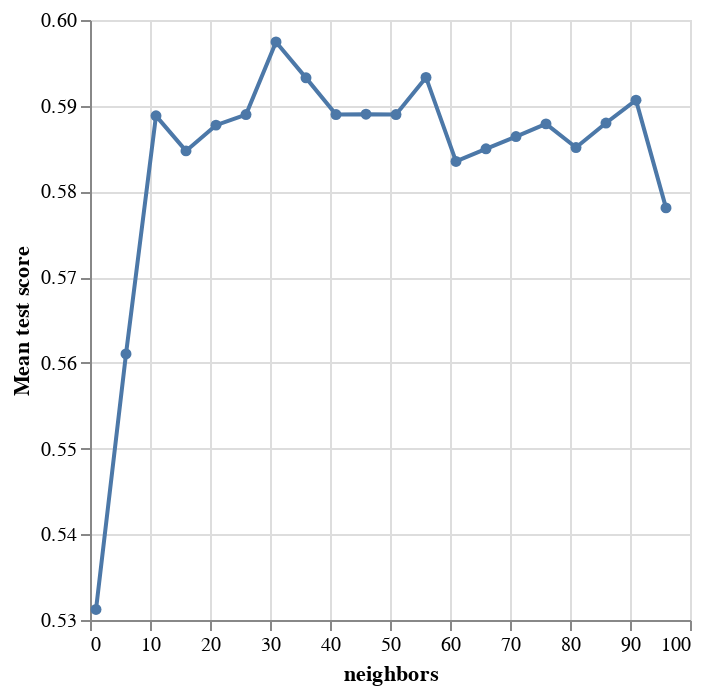

Notebook code for this chart:
### Code cell
accuracy_versus_k_grid = alt.Chart(accuracies_grid).mark_line(point=True).encode(
    x=alt.X("param_kneighborsclassifier__n_neighbors")
        .title("neighbors")
        .scale(zero=False),
    y=alt.Y("mean_test_score")
        .title("Mean test score")
        .scale(zero=False)
)
accuracy_versus_k_grid

### Figure 1 — Vega-Lite specification as saved in the notebook (floating-point values rounded to 4 significant figures)
{"config": {"view": {"continuousWidth": 300, "continuousHeight": 300}}, "data": {"name": "data-54b0bf3d2da48a936c0f36c823b1ece5"}, "mark": {"type": "line", "point": true}, "encoding": {"x": {"field": "param_kneighborsclassifier__n_neighbors", "scale": {"zero": false}, "title": "neighbors", "type": "quantitative"}, "y": {"field": "mean_test_score", "scale": {"zero": false}, "title": "Mean test score", "type": "quantitative"}}, "$schema": "https://vega.github.io/schema/vega-lite/v5.16.3.json", "datasets": {"data-54b0bf3d2da48a936c0f36c823b1ece5": [{"mean_fit_time": 0.01111, "std_fit_time": 0.0152, "mean_score_time": 0.005623, "std_score_time": 0.0003974, "param_kneighborsclassifier__n_neighbors": 1, "params": {"kneighborsclassifier__n_neighbors": 1}, "split0_test_score": 0.5172, "split1_test_score": 0.4828, "split2_test_score": 0.6552, "split3_test_score": 0.5862, "split4_test_score": 0.5862, "split5_test_score": 0.5172, "split6_test_score": 0.5172, "split7_test_score": 0.4828, "split8_test_score": 0.5517, "split9_test_score": 0.5862, "split10_test_score": 0.5172, "split11_test_score": 0.6897, "split12_test_score": 0.6897, "split13_test_score": 0.4483, "split14_test_score": 0.5517, "split15_test_score": 0.4828, "split16_test_score": 0.6207, "split17_test_score": 0.6552, "split18_test_score": 0.5714, "split19_test_score": 0.4643, "split20_test_score": 0.4643, "split21_test_score": 0.4286, "split22_test_score": 0.4286, "split23_test_score": 0.4286, "split24_test_score": 0.3571, "mean_test_score": 0.5312, "std_test_score": 0.08627, "rank_test_score": 20}, {"mean_fit_time": 0.007479, "std_fit_time": 0.0006399, "mean_score_time": 0.005804, "std_score_time": 0.0005556, "param_kneighborsclassifier__n_neighbors": 6, "params": {"kneighborsclassifier__n_neighbors": 6}, "split0_test_score": 0.6207, "split1_test_score": 0.6552, "split2_test_score": 0.5862, "split3_test_score": 0.5517, "split4_test_score": 0.6552, "split5_test_score": 0.5172, "split6_test_score": 0.4828, "split7_test_score": 0.5172, "split8_test_score": 0.6207, "split9_test_score": 0.6207, "split10_test_score": 0.4483, "split11_test_score": 0.5517, "split12_test_score": 0.7241, "split13_test_score": 0.4828, "split14_test_score": 0.5862, "split15_test_score": 0.5862, "split16_test_score": 0.5517, "split17_test_score": 0.5172, "split18_test_score": 0.6786, "split19_test_score": 0.5357, "split20_test_score": 0.6429, "split21_test_score": 0.5357, "split22_test_score": 0.5, "split23_test_score": 0.4643, "split24_test_score": 0.3929, "mean_test_score": 0.561, "std_test_score": 0.07773, "rank_test_score": 19}, {"mean_fit_time": 0.008555, "std_fit_time": 0.0008631, "mean_score_time": 0.006676, "std_score_time": 0.0006703, "param_kneighborsclassifier__n_neighbors": 11, "params": {"kneighborsclassifier__n_neighbors": 11}, "split0_test_score": 0.5517, "split1_test_score": 0.7586, "split2_test_score": 0.5517, "split3_test_score": 0.5517, "split4_test_score": 0.6897, "split5_test_score": 0.5517, "split6_test_score": 0.4138, "split7_test_score": 0.7586, "split8_test_score": 0.5862, "split9_test_score": 0.7241, "split10_test_score": 0.4828, "split11_test_score": 0.6207, "split12_test_score": 0.7586, "split13_test_score": 0.5517, "split14_test_score": 0.5172, "split15_test_score": 0.5862, "split16_test_score": 0.4828, "split17_test_score": 0.6897, "split18_test_score": 0.6071, "split19_test_score": 0.6071, "split20_test_score": 0.6071, "split21_test_score": 0.5357, "split22_test_score": 0.5714, "split23_test_score": 0.4286, "split24_test_score": 0.5357, "mean_test_score": 0.5888, "std_test_score": 0.09464, "rank_test_score": 9}, {"mean_fit_time": 0.009041, "std_fit_time": 0.0002623, "mean_score_time": 0.007087, "std_score_time": 0.0001245, "param_kneighborsclassifier__n_neighbors": 16, "params": {"kneighborsclassifier__n_neighbors": 16}, "split0_test_score": 0.6552, "split1_test_score": 0.6207, "split2_test_score": 0.6207, "split3_test_score": 0.5862, "split4_test_score": 0.6552, "split5_test_score": 0.5172, "split6_test_score": 0.5172, "split7_test_score": 0.6897, "split8_test_score": 0.5517, "split9_test_score": 0.6552, "split10_test_score": 0.4828, "split11_test_score": 0.6897, "split12_test_score": 0.6552, "split13_test_score": 0.5517, "split14_test_score": 0.5172, "split15_test_score": 0.5517, "split16_test_score": 0.5517, "split17_test_score": 0.6207, "split18_test_score": 0.5714, "split19_test_score": 0.5714, "split20_test_score": 0.6786, "split21_test_score": 0.5, "split22_test_score": 0.5714, "split23_test_score": 0.4643, "split24_test_score": 0.5714, "mean_test_score": 0.5847, "std_test_score": 0.06492, "rank_test_score": 16}, {"mean_fit_time": 0.01373, "std_fit_time": 0.01418, "mean_score_time": 0.006593, "std_score_time": 0.0006014, "param_kneighborsclassifier__n_neighbors": 21, "params": {"kneighborsclassifier__n_neighbors": 21}, "split0_test_score": 0.6897, "split1_test_score": 0.6207, "split2_test_score": 0.6552, "split3_test_score": 0.6207, "split4_test_score": 0.7241, "split5_test_score": 0.5517, "split6_test_score": 0.4828, "split7_test_score": 0.6897, "split8_test_score": 0.5517, "split9_test_score": 0.6207, "split10_test_score": 0.3793, "split11_test_score": 0.5172, "split12_test_score": 0.6552, "split13_test_score": 0.5517, "split14_test_score": 0.5862, "split15_test_score": 0.5862, "split16_test_score": 0.5517, "split17_test_score": 0.5517, "split18_test_score": 0.6429, "split19_test_score": 0.5714, "split20_test_score": 0.6071, "split21_test_score": 0.5357, "split22_test_score": 0.5357, "split23_test_score": 0.5714, "split24_test_score": 0.6429, "mean_test_score": 0.5877, "std_test_score": 0.07213, "rank_test_score": 12}, {"mean_fit_time": 0.01109, "std_fit_time": 0.009204, "mean_score_time": 0.01001, "std_score_time": 0.009877, "param_kneighborsclassifier__n_neighbors": 26, "params": {"kneighborsclassifier__n_neighbors": 26}, "split0_test_score": 0.5517, "split1_test_score": 0.5862, "split2_test_score": 0.6207, "split3_test_score": 0.6207, "split4_test_score": 0.7241, "split5_test_score": 0.5862, "split6_test_score": 0.4828, "split7_test_score": 0.7586, "split8_test_score": 0.6207, "split9_test_score": 0.6207, "split10_test_score": 0.5172, "split11_test_score": 0.5862, "split12_test_score": 0.6897, "split13_test_score": 0.5517, "split14_test_score": 0.5172, "split15_test_score": 0.6207, "split16_test_score": 0.5172, "split17_test_score": 0.5517, "split18_test_score": 0.5714, "split19_test_score": 0.6071, "split20_test_score": 0.6071, "split21_test_score": 0.5357, "split22_test_score": 0.5357, "split23_test_score": 0.5714, "split24_test_score": 0.5714, "mean_test_score": 0.589, "std_test_score": 0.06336, "rank_test_score": 6}, {"mean_fit_time": 0.009731, "std_fit_time": 0.003026, "mean_score_time": 0.007238, "std_score_time": 0.0008123, "param_kneighborsclassifier__n_neighbors": 31, "params": {"kneighborsclassifier__n_neighbors": 31}, "split0_test_score": 0.5862, "split1_test_score": 0.6552, "split2_test_score": 0.6207, "split3_test_score": 0.5862, "split4_test_score": 0.7241, "split5_test_score": 0.6207, "split6_test_score": 0.5172, "split7_test_score": 0.6897, "split8_test_score": 0.6897, "split9_test_score": 0.6207, "split10_test_score": 0.4483, "split11_test_score": 0.6207, "split12_test_score": 0.6552, "split13_test_score": 0.5517, "split14_test_score": 0.5517, "split15_test_score": 0.5862, "split16_test_score": 0.5517, "split17_test_score": 0.5172, "split18_test_score": 0.6071, "split19_test_score": 0.6429, "split20_test_score": 0.6429, "split21_test_score": 0.5714, "split22_test_score": 0.5, "split23_test_score": 0.6786, "split24_test_score": 0.5, "mean_test_score": 0.5974, "std_test_score": 0.06756, "rank_test_score": 1}, {"mean_fit_time": 0.007846, "std_fit_time": 0.0009459, "mean_score_time": 0.006385, "std_score_time": 0.0007994, "param_kneighborsclassifier__n_neighbors": 36, "params": {"kneighborsclassifier__n_neighbors": 36}, "split0_test_score": 0.5517, "split1_test_score": 0.6207, "split2_test_score": 0.5862, "split3_test_score": 0.5517, "split4_test_score": 0.6897, "split5_test_score": 0.5517, "split6_test_score": 0.5517, "split7_test_score": 0.6897, "split8_test_score": 0.6552, "split9_test_score": 0.6207, "split10_test_score": 0.4483, "split11_test_score": 0.5862, "split12_test_score": 0.6897, "split13_test_score": 0.6207, "split14_test_score": 0.5862, "split15_test_score": 0.5862, "split16_test_score": 0.5517, "split17_test_score": 0.5862, "split18_test_score": 0.5714, "split19_test_score": 0.6071, "split20_test_score": 0.6071, "split21_test_score": 0.5714, "split22_test_score": 0.4643, "split23_test_score": 0.75, "split24_test_score": 0.5357, "mean_test_score": 0.5933, "std_test_score": 0.06625, "rank_test_score": 3}, {"mean_fit_time": 0.007985, "std_fit_time": 0.001131, "mean_score_time": 0.006291, "std_score_time": 0.0008367, "param_kneighborsclassifier__n_neighbors": 41, "params": {"kneighborsclassifier__n_neighbors": 41}, "split0_test_score": 0.5862, "split1_test_score": 0.6207, "split2_test_score": 0.5862, "split3_test_score": 0.5862, "split4_test_score": 0.6897, "split5_test_score": 0.5517, "split6_test_score": 0.5517, "split7_test_score": 0.6552, "split8_test_score": 0.6552, "split9_test_score": 0.6207, "split10_test_score": 0.4828, "split11_test_score": 0.5862, "split12_test_score": 0.6897, "split13_test_score": 0.6207, "split14_test_score": 0.5862, "split15_test_score": 0.5862, "split16_test_score": 0.5517, "split17_test_score": 0.5172, "split18_test_score": 0.5, "split19_test_score": 0.6071, "split20_test_score": 0.6071, "split21_test_score": 0.5714, "split22_test_score": 0.5, "split23_test_score": 0.7143, "split24_test_score": 0.5, "mean_test_score": 0.589, "std_test_score": 0.06103, "rank_test_score": 6}, {"mean_fit_time": 0.007723, "std_fit_time": 0.0007506, "mean_score_time": 0.006151, "std_score_time": 0.0006432, "param_kneighborsclassifier__n_neighbors": 46, "params": {"kneighborsclassifier__n_neighbors": 46}, "split0_test_score": 0.5862, "split1_test_score": 0.6552, "split2_test_score": 0.5517, "split3_test_score": 0.5862, "split4_test_score": 0.6897, "split5_test_score": 0.5517, "split6_test_score": 0.5172, "split7_test_score": 0.6897, "split8_test_score": 0.6207, "split9_test_score": 0.6207, "split10_test_score": 0.4483, "split11_test_score": 0.5862, "split12_test_score": 0.7241, "split13_test_score": 0.6207, "split14_test_score": 0.5862, "split15_test_score": 0.5862, "split16_test_score": 0.5172, "split17_test_score": 0.5517, "split18_test_score": 0.5, "split19_test_score": 0.6071, "split20_test_score": 0.6071, "split21_test_score": 0.5714, "split22_test_score": 0.5357, "split23_test_score": 0.7143, "split24_test_score": 0.5, "mean_test_score": 0.589, "std_test_score": 0.06799, "rank_test_score": 5}, {"mean_fit_time": 0.007696, "std_fit_time": 0.0008487, "mean_score_time": 0.006438, "std_score_time": 0.0008674, "param_kneighborsclassifier__n_neighbors": 51, "params": {"kneighborsclassifier__n_neighbors": 51}, "split0_test_score": 0.5862, "split1_test_score": 0.5862, "split2_test_score": 0.5517, "split3_test_score": 0.5517, "split4_test_score": 0.6897, "split5_test_score": 0.5862, "split6_test_score": 0.5517, "split7_test_score": 0.6552, "split8_test_score": 0.6552, "split9_test_score": 0.6552, "split10_test_score": 0.4828, "split11_test_score": 0.5862, "split12_test_score": 0.7241, "split13_test_score": 0.6207, "split14_test_score": 0.5862, "split15_test_score": 0.6207, "split16_test_score": 0.5172, "split17_test_score": 0.5172, "split18_test_score": 0.5, "split19_test_score": 0.6071, "split20_test_score": 0.5714, "split21_test_score": 0.5714, "split22_test_score": 0.5357, "split23_test_score": 0.7143, "split24_test_score": 0.5, "mean_test_score": 0.589, "std_test_score": 0.0647, "rank_test_score": 6}, {"mean_fit_time": 0.00738, "std_fit_time": 0.0004839, "mean_score_time": 0.006269, "std_score_time": 0.0006817, "param_kneighborsclassifier__n_neighbors": 56, "params": {"kneighborsclassifier__n_neighbors": 56}, "split0_test_score": 0.5862, "split1_test_score": 0.5517, "split2_test_score": 0.5517, "split3_test_score": 0.6207, "split4_test_score": 0.6897, "split5_test_score": 0.5862, "split6_test_score": 0.5172, "split7_test_score": 0.6552, "split8_test_score": 0.6207, "split9_test_score": 0.6552, "split10_test_score": 0.4828, "split11_test_score": 0.5862, "split12_test_score": 0.7241, "split13_test_score": 0.6207, "split14_test_score": 0.5862, "split15_test_score": 0.6207, "split16_test_score": 0.5172, "split17_test_score": 0.5172, "split18_test_score": 0.5714, "split19_test_score": 0.6071, "split20_test_score": 0.5714, "split21_test_score": 0.5714, "split22_test_score": 0.5714, "split23_test_score": 0.75, "split24_test_score": 0.5, "mean_test_score": 0.5933, "std_test_score": 0.06501, "rank_test_score": 2}, {"mean_fit_time": 0.008053, "std_fit_time": 0.002471, "mean_score_time": 0.006401, "std_score_time": 0.0007276, "param_kneighborsclassifier__n_neighbors": 61, "params": {"kneighborsclassifier__n_neighbors": 61}, "split0_test_score": 0.5862, "split1_test_score": 0.5517, "split2_test_score": 0.5517, "split3_test_score": 0.5862, "split4_test_score": 0.6552, "split5_test_score": 0.5862, "split6_test_score": 0.4828, "split7_test_score": 0.6552, "split8_test_score": 0.6207, "split9_test_score": 0.6207, "split10_test_score": 0.4828, "split11_test_score": 0.5862, "split12_test_score": 0.7241, "split13_test_score": 0.6207, "split14_test_score": 0.5862, "split15_test_score": 0.6207, "split16_test_score": 0.4828, "split17_test_score": 0.5517, "split18_test_score": 0.5357, "split19_test_score": 0.6071, "split20_test_score": 0.5357, "split21_test_score": 0.5714, "split22_test_score": 0.6071, "split23_test_score": 0.6786, "split24_test_score": 0.5, "mean_test_score": 0.5835, "std_test_score": 0.06031, "rank_test_score": 17}, {"mean_fit_time": 0.01045, "std_fit_time": 0.01065, "mean_score_time": 0.01398, "std_score_time": 0.01715, "param_kneighborsclassifier__n_neighbors": 66, "params": {"kneighborsclassifier__n_neighbors": 66}, "split0_test_score": 0.5862, "split1_test_score": 0.5517, "split2_test_score": 0.5517, "split3_test_score": 0.5862, "split4_test_score": 0.6552, "split5_test_score": 0.5517, "split6_test_score": 0.5517, "split7_test_score": 0.6897, "split8_test_score": 0.6207, "split9_test_score": 0.6207, "split10_test_score": 0.5172, "split11_test_score": 0.5862, "split12_test_score": 0.6897, "split13_test_score": 0.6207, "split14_test_score": 0.5862, "split15_test_score": 0.5862, "split16_test_score": 0.4828, "split17_test_score": 0.4828, "split18_test_score": 0.6071, "split19_test_score": 0.6071, "split20_test_score": 0.5357, "split21_test_score": 0.5714, "split22_test_score": 0.6071, "split23_test_score": 0.6786, "split24_test_score": 0.5, "mean_test_score": 0.585, "std_test_score": 0.0568, "rank_test_score": 15}, {"mean_fit_time": 0.007948, "std_fit_time": 0.001036, "mean_score_time": 0.007813, "std_score_time": 0.003845, "param_kneighborsclassifier__n_neighbors": 71, "params": {"kneighborsclassifier__n_neighbors": 71}, "split0_test_score": 0.5517, "split1_test_score": 0.5862, "split2_test_score": 0.5517, "split3_test_score": 0.5862, "split4_test_score": 0.6552, "split5_test_score": 0.5517, "split6_test_score": 0.5172, "split7_test_score": 0.6207, "split8_test_score": 0.6207, "split9_test_score": 0.6207, "split10_test_score": 0.5172, "split11_test_score": 0.5862, "split12_test_score": 0.7241, "split13_test_score": 0.6552, "split14_test_score": 0.5862, "split15_test_score": 0.6207, "split16_test_score": 0.4828, "split17_test_score": 0.4828, "split18_test_score": 0.5714, "split19_test_score": 0.6071, "split20_test_score": 0.5714, "split21_test_score": 0.5357, "split22_test_score": 0.5714, "split23_test_score": 0.75, "split24_test_score": 0.5357, "mean_test_score": 0.5864, "std_test_score": 0.0635, "rank_test_score": 13}, {"mean_fit_time": 0.0086, "std_fit_time": 0.0007993, "mean_score_time": 0.007369, "std_score_time": 0.0008915, "param_kneighborsclassifier__n_neighbors": 76, "params": {"kneighborsclassifier__n_neighbors": 76}, "split0_test_score": 0.5517, "split1_test_score": 0.5862, "split2_test_score": 0.5862, "split3_test_score": 0.5172, "split4_test_score": 0.6552, "split5_test_score": 0.5517, "split6_test_score": 0.5172, "split7_test_score": 0.6207, "split8_test_score": 0.6207, "split9_test_score": 0.6207, "split10_test_score": 0.5172, "split11_test_score": 0.5862, "split12_test_score": 0.7241, "split13_test_score": 0.6207, "split14_test_score": 0.5862, "split15_test_score": 0.6552, "split16_test_score": 0.4828, "split17_test_score": 0.4828, "split18_test_score": 0.5714, "split19_test_score": 0.6429, "split20_test_score": 0.6071, "split21_test_score": 0.5357, "split22_test_score": 0.6071, "split23_test_score": 0.7143, "split24_test_score": 0.5357, "mean_test_score": 0.5879, "std_test_score": 0.06232, "rank_test_score": 11}, {"mean_fit_time": 0.009188, "std_fit_time": 0.0003462, "mean_score_time": 0.008041, "std_score_time": 0.001047, "param_kneighborsclassifier__n_neighbors": 81, "params": {"kneighborsclassifier__n_neighbors": 81}, "split0_test_score": 0.5517, "split1_test_score": 0.5862, "split2_test_score": 0.5517, "split3_test_score": 0.5517, "split4_test_score": 0.6552, "split5_test_score": 0.5172, "split6_test_score": 0.5172, "split7_test_score": 0.6207, "split8_test_score": 0.6552, "split9_test_score": 0.6207, "split10_test_score": 0.5172, "split11_test_score": 0.5862, "split12_test_score": 0.7241, "split13_test_score": 0.5862, "split14_test_score": 0.5862, "split15_test_score": 0.6207, "split16_test_score": 0.4828, "split17_test_score": 0.4828, "split18_test_score": 0.5714, "split19_test_score": 0.6071, "split20_test_score": 0.5714, "split21_test_score": 0.5357, "split22_test_score": 0.6429, "split23_test_score": 0.75, "split24_test_score": 0.5357, "mean_test_score": 0.5851, "std_test_score": 0.06552, "rank_test_score": 14}, {"mean_fit_time": 0.009115, "std_fit_time": 0.002257, "mean_score_time": 0.007075, "std_score_time": 0.0007492, "param_kneighborsclassifier__n_neighbors": 86, "params": {"kneighborsclassifier__n_neighbors": 86}, "split0_test_score": 0.6207, "split1_test_score": 0.5862, "split2_test_score": 0.5517, "split3_test_score": 0.5517, "split4_test_score": 0.6552, "split5_test_score": 0.5517, "split6_test_score": 0.5172, "split7_test_score": 0.6207, "split8_test_score": 0.6552, "split9_test_score": 0.6207, "split10_test_score": 0.4828, "split11_test_score": 0.5517, "split12_test_score": 0.7241, "split13_test_score": 0.5517, "split14_test_score": 0.5862, "split15_test_score": 0.6207, "split16_test_score": 0.4828, "split17_test_score": 0.4828, "split18_test_score": 0.5714, "split19_test_score": 0.6429, "split20_test_score": 0.5714, "split21_test_score": 0.5357, "split22_test_score": 0.6429, "split23_test_score": 0.75, "split24_test_score": 0.5714, "mean_test_score": 0.588, "std_test_score": 0.06707, "rank_test_score": 10}, {"mean_fit_time": 0.009174, "std_fit_time": 0.003419, "mean_score_time": 0.007281, "std_score_time": 0.0007441, "param_kneighborsclassifier__n_neighbors": 91, "params": {"kneighborsclassifier__n_neighbors": 91}, "split0_test_score": 0.5862, "split1_test_score": 0.5862, "split2_test_score": 0.5517, "split3_test_score": 0.5517, "split4_test_score": 0.6897, "split5_test_score": 0.5517, "split6_test_score": 0.5172, "split7_test_score": 0.6897, "split8_test_score": 0.6552, "split9_test_score": 0.6552, "split10_test_score": 0.4828, "split11_test_score": 0.5517, "split12_test_score": 0.7241, "split13_test_score": 0.5862, "split14_test_score": 0.5862, "split15_test_score": 0.5862, "split16_test_score": 0.5517, "split17_test_score": 0.4483, "split18_test_score": 0.5714, "split19_test_score": 0.6429, "split20_test_score": 0.5714, "split21_test_score": 0.5357, "split22_test_score": 0.6071, "split23_test_score": 0.7143, "split24_test_score": 0.5714, "mean_test_score": 0.5906, "std_test_score": 0.06727, "rank_test_score": 4}, {"mean_fit_time": 0.007707, "std_fit_time": 0.001387, "mean_score_time": 0.006606, "std_score_time": 0.0009104, "param_kneighborsclassifier__n_neighbors": 96, "params": {"kneighborsclassifier__n_neighbors": 96}, "split0_test_score": 0.6207, "split1_test_score": 0.5862, "split2_test_score": 0.5517, "split3_test_score": 0.5517, "split4_test_score": 0.5862, "split5_test_score": 0.5172, "split6_test_score": 0.4828, "split7_test_score": 0.6207, "split8_test_score": 0.6897, "split9_test_score": 0.6207, "split10_test_score": 0.5172, "split11_test_score": 0.5517, "split12_test_score": 0.7241, "split13_test_score": 0.6207, "split14_test_score": 0.5862, "split15_test_score": 0.5517, "split16_test_score": 0.5172, "split17_test_score": 0.4483, "split18_test_score": 0.5714, "split19_test_score": 0.5714, "split20_test_score": 0.5714, "split21_test_score": 0.5357, "split22_test_score": 0.6429, "split23_test_score": 0.6429, "split24_test_score": 0.5714, "mean_test_score": 0.5781, "std_test_score": 0.06047, "rank_test_score": 18}]}}
